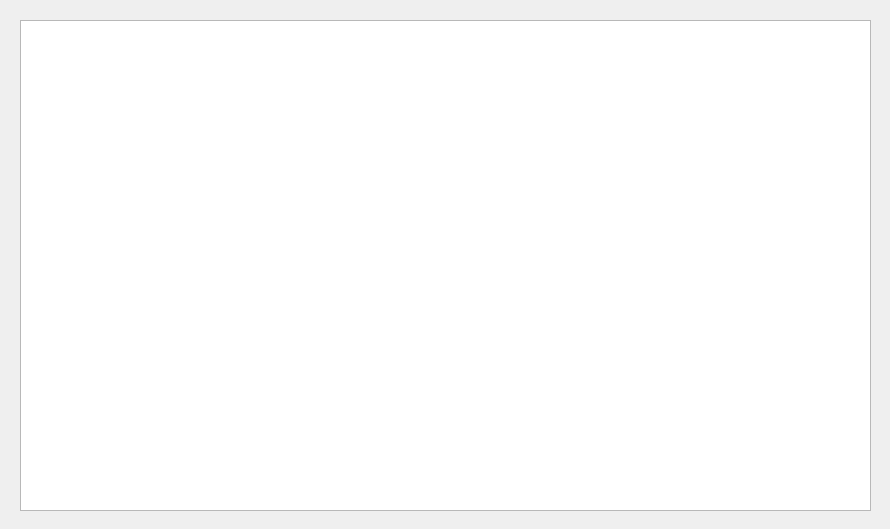
<?xml version="1.0" encoding="UTF-8"?>
<ui version="4.0">
 <class>Dialog</class>
 <widget class="QDialog" name="Dialog">
  <property name="geometry">
   <rect>
    <x>0</x>
    <y>0</y>
    <width>890</width>
    <height>529</height>
   </rect>
  </property>
  <property name="windowTitle">
   <string>Dialog</string>
  </property>
  <widget class="QTextBrowser" name="textBrowser_pdbFile">
   <property name="geometry">
    <rect>
     <x>20</x>
     <y>20</y>
     <width>851</width>
     <height>491</height>
    </rect>
   </property>
   <property name="font">
    <font>
     <family>Courier</family>
     <pointsize>10</pointsize>
    </font>
   </property>
   <property name="readOnly">
    <bool>true</bool>
   </property>
  </widget>
 </widget>
 <resources/>
 <connections/>
</ui>
